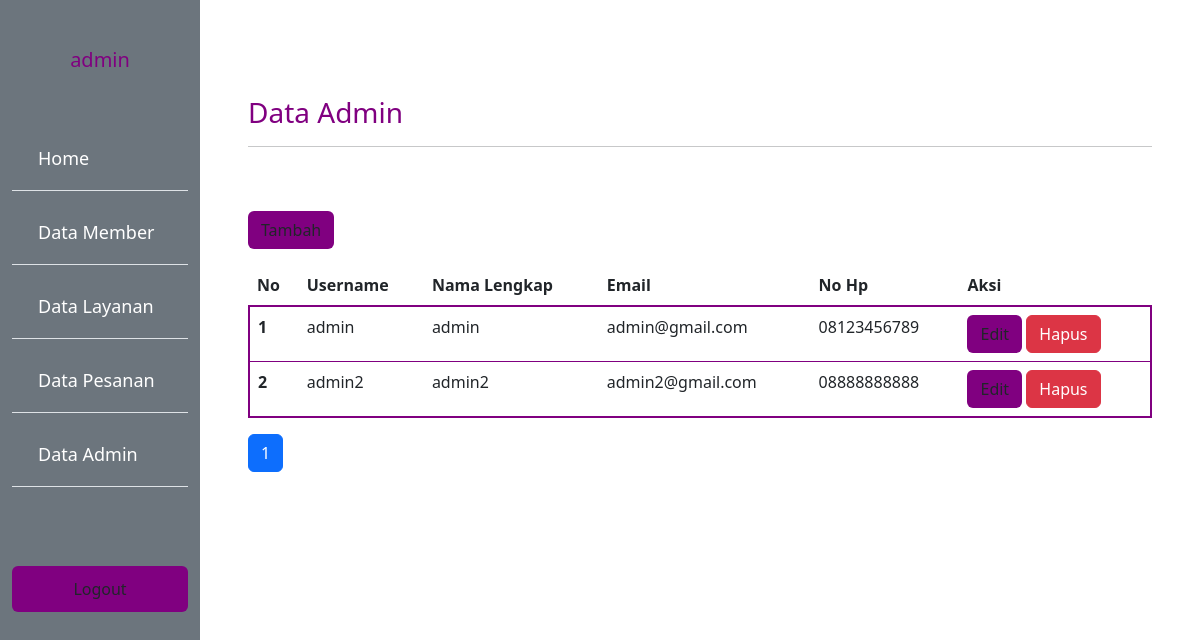
/admin/admin.php (signed in), run on an earlier commit of the app's database.
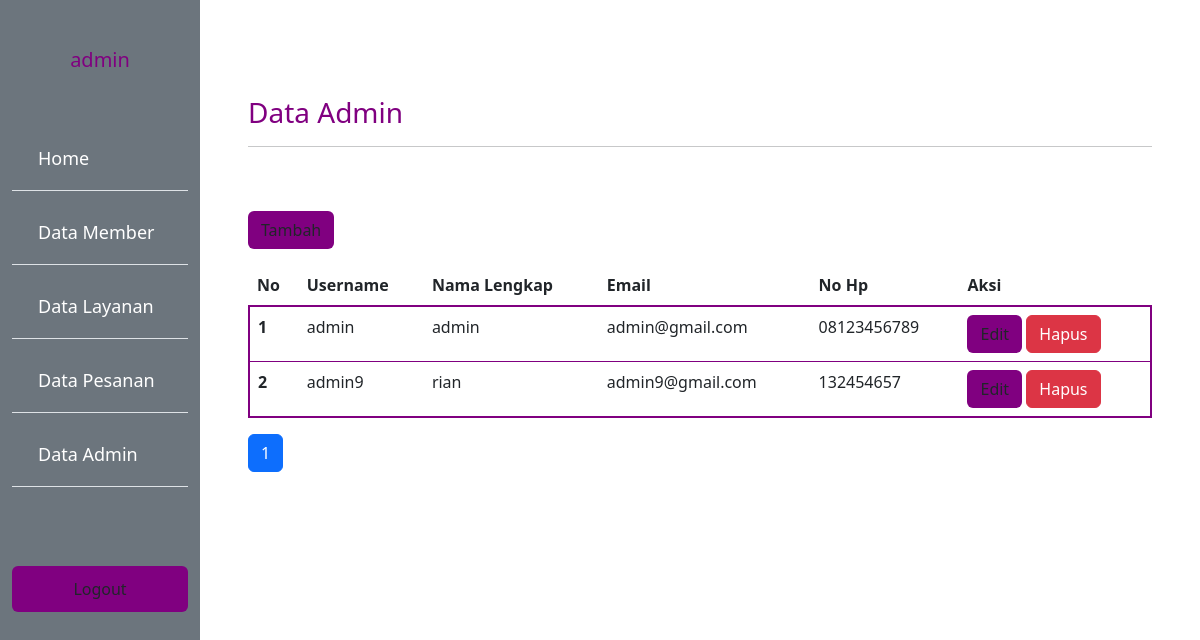
And on a later commit of the database.
### tables this page shows
CREATE TABLE `admin_barber` (
  `barber_id_user` int(3) NOT NULL,
  `barber_username` varchar(20) NOT NULL,
  `barber_password` varchar(20) NOT NULL,
  `barber_nama` varchar(50) NOT NULL,
  `barber_no_handphone` varchar(15) NOT NULL,
  `barber_email` varchar(50) NOT NULL
);

### functions.php (called while the page is built, shortened)
<?php
$conn = mysqli_connect("localhost", "root", "", "barber");
function query($query)
{
  global $conn;
  $result = mysqli_query($conn, $query);
  $rows = [];
  while ($row = mysqli_fetch_assoc($result)) {
    $rows[] = $row;
  }
  return $rows;
}

### admin/admin.php (the view, shortened to what this page needs)
<?php
require "../functions.php";
$jmlHalamanPerData = 5;
$jumlahData = count(query("SELECT * FROM admin_barber"));
$jmlHalaman = ceil($jumlahData / $jmlHalamanPerData);
if (isset($_GET["halaman"])) {
  $halamanAktif = $_GET["halaman"];
} else {
  $halamanAktif = 1;
}
$awalData = ($jmlHalamanPerData * $halamanAktif) - $jmlHalamanPerData;
$admin = query("SELECT * FROM admin_barber LIMIT $awalData, $jmlHalamanPerData");
?>
<!DOCTYPE html>
<html lang="en">
<head>
  <link rel="stylesheet" href="../style.css">
  <link href="https://cdn.jsdelivr.net/npm/bootstrap@5.3.0-alpha1/dist/css/bootstrap.min.css" rel="stylesheet">
</head>
<body>
  <div class="container-fluid">
    <div class="row min-vh-100">
      <div class="sidebar col-2 bg-secondary">
        <h5 class="mt-5 judul text-center"><?= $_SESSION["username"]; ?></h5>
        <ul class="list-group list-group-flush">
          <li class="list-group-item bg-transparent"><a href="home.php">Home</a></li>
          <li class="list-group-item bg-transparent"><a href="member.php">Data Member</a></li>
          <li class="list-group-item bg-transparent"><a href="layanan.php">Data Layanan</a></li>
          <li class="list-group-item bg-transparent"><a href="pesan.php">Data Pesanan</a></li>
          <li class="list-group-item bg-transparent"><a href="admin.php">Data Admin</a></li>
          <li class="list-group-item bg-transparent"></li>
        </ul>
        <a href="../logout.php" class="mt-5 btn btn-inti text-dark">Logout</a>
      </div>
      <div class="col-10 p-5 mt-5">
        <h3 class="judul">Data Admin</h3>
        <hr>
        <button class="btn btn-inti mt-5" data-bs-toggle="modal" data-bs-target="#tambahModal">Tambah</button>
        <table class="table table-hover mt-3">
          <thead class="table-inti">
            <tr>
              <th scope="col">No</th>
              <th scope="col">Username</th>
              <th scope="col">Nama Lengkap</th>
              <th scope="col">Email</th>
              <th scope="col">No Hp</th>
              <th scope="col">Aksi</th>
            </tr>
          </thead>
          <tbody class="text">
            <?php $i = 1; ?>
            <?php foreach ($admin as $row) : ?>
              <tr>
                <th scope="row"><?= $i++; ?></th>
                <td><?= $row["barber_username"]; ?></td>
                <td><?= $row["barber_nama"]; ?></td>
                <td><?= $row["barber_email"]; ?></td>
                <td><?= $row["barber_no_handphone"]; ?> </td>
                <td>
                  <button class="btn btn-inti" data-bs-toggle="modal" data-bs-target="#editModal<?= $row["barber_id_user"]; ?>">Edit</button>
                  <a href="./controller/hapusAdmin.php?id=<?= $row["barber_id_user"]; ?>" class="btn btn-danger">Hapus</a>
                </td>
              </tr>
            <?php endforeach; ?>
          </tbody>
        </table>
        <ul class="pagination">
          <?php for ($i = 1; $i <= $jmlHalaman; $i++) : ?>
            <?php if ($i == $halamanAktif) : ?>
              <li class="page-item active"><a class="page-link" href="?halaman=<?= $i; ?>"><?= $i; ?></a></li>
            <?php else : ?>
              <li class="page-item "><a class="page-link" href="?halaman=<?= $i; ?>"><?= $i; ?></a></li>
            <?php endif; ?>
          <?php endfor; ?>
        </ul>
      </div>
</body>
</html>

What changed in the data, as far as the page shows it:
removed admin_barber: barber_username "admin2", barber_nama "admin2", barber_email "admin2@gmail.com", barber_no_handphone "08888888888"
added admin_barber: barber_username "admin9", barber_nama "rian", barber_email "admin9@gmail.com", barber_no_handphone "132454657"
